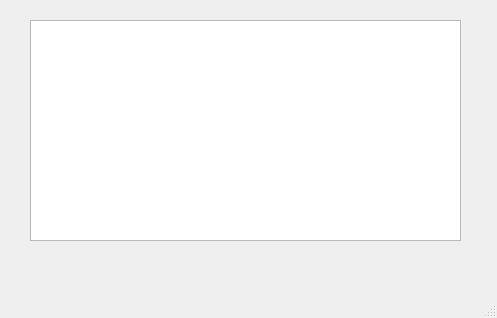
<?xml version="1.0" encoding="UTF-8"?>
<ui version="4.0">
 <class>MainWindow</class>
 <widget class="QMainWindow" name="MainWindow">
  <property name="geometry">
   <rect>
    <x>0</x>
    <y>0</y>
    <width>497</width>
    <height>318</height>
   </rect>
  </property>
  <property name="windowTitle">
   <string>MainWindow</string>
  </property>
  <widget class="QWidget" name="centralwidget">
   <widget class="QTableView" name="tableView">
    <property name="geometry">
     <rect>
      <x>30</x>
      <y>20</y>
      <width>431</width>
      <height>221</height>
     </rect>
    </property>
   </widget>
  </widget>
  <widget class="QMenuBar" name="menubar">
   <property name="geometry">
    <rect>
     <x>0</x>
     <y>0</y>
     <width>497</width>
     <height>22</height>
    </rect>
   </property>
  </widget>
  <widget class="QStatusBar" name="statusbar"/>
 </widget>
 <resources/>
 <connections/>
</ui>
